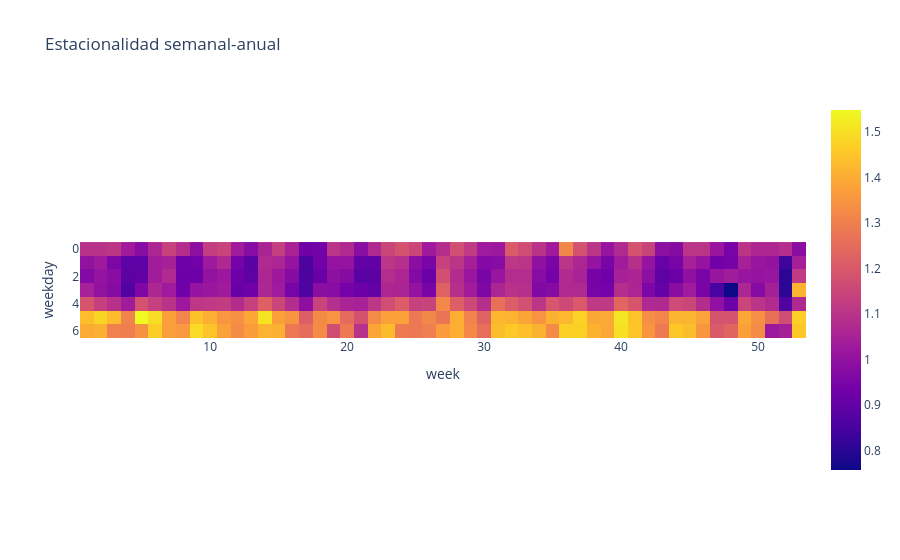

This figure's notebook cell:
### Code cell
# Heatmap para mostrar las ventas promedio por día de la semana y semana del año

df_calendar['weekday'] = df_calendar['date'].dt.dayofweek
df_calendar['week'] = df_calendar['date'].dt.isocalendar().week

df_merge = df_sales_train_val.merge(df_calendar, left_on='day', right_on='d')

heat = df_merge.groupby(['weekday','week'])['sales'].mean().reset_index()

pivot = heat.pivot(index='weekday', columns='week', values='sales')

px.imshow(pivot, title="Estacionalidad semanal-anual")

### Figure 1 — Plotly figure (JSON) as saved in the notebook; plotly's stock layout.template omitted (floating-point values rounded to 4 significant figures; data arrays with more than 128 entries replaced by an {"elided": "..."} marker saying what was removed)
{"data": [{"coloraxis": "coloraxis", "hovertemplate": "week: %{x}<br>weekday: %{y}<br>color: %{z}<extra></extra>", "name": "0", "type": "heatmap", "x": [1, 2, 3, 4, 5, 6, 7, 8, 9, 10, 11, 12, 13, 14, 15, 16, 17, 18, 19, 20, 21, 22, 23, 24, 25, 26, 27, 28, 29, 30, 31, 32, 33, 34, 35, 36, 37, 38, 39, 40, 41, 42, 43, 44, 45, 46, 47, 48, 49, 50, 51, 52, 53], "xaxis": "x", "y": [0, 1, 2, 3, 4, 5, 6], "yaxis": "y", "z": {"elided": "7x53 float values"}}], "layout": {"coloraxis": {"colorscale": [[0, "#0d0887"], [0.1111, "#46039f"], [0.2222, "#7201a8"], [0.3333, "#9c179e"], [0.4444, "#bd3786"], [0.5556, "#d8576b"], [0.6667, "#ed7953"], [0.7778, "#fb9f3a"], [0.8889, "#fdca26"], [1, "#f0f921"]]}, "title": {"text": "Estacionalidad semanal-anual"}, "xaxis": {"anchor": "y", "constrain": "domain", "domain": [0, 1], "scaleanchor": "y", "title": {"text": "week"}}, "yaxis": {"anchor": "x", "autorange": "reversed", "constrain": "domain", "domain": [0, 1], "title": {"text": "weekday"}}}}
